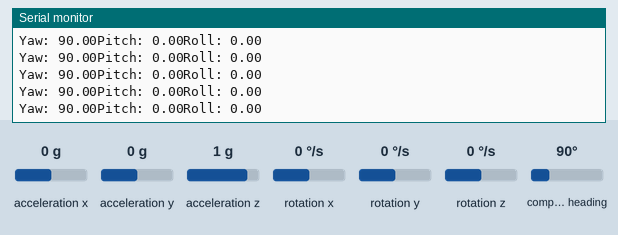
A sketch run on a simulated Arduino Uno, built with avr-gcc and run on an emulated ATmega328P. On the bench: the last lines printed to the serial monitor. The test bench sets the inputs (shaded band); at power-on: acceleration x 0 g, acceleration y 0 g, compass heading 90°, acceleration z 1 g, rotation x 0 °/s, rotation y 0 °/s, rotation z 0 °/s.

Above: at 3.2 s.
3.3 s: acceleration x set to -1.4 g
At 3.8 s:
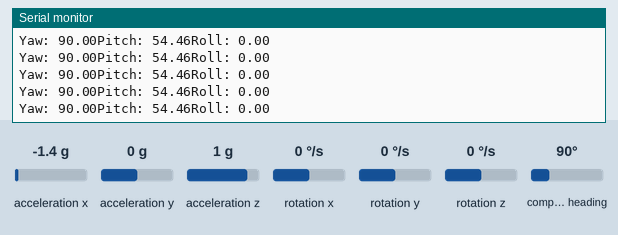
6.3 s: acceleration y set to 0.8 g
At 6.9 s:
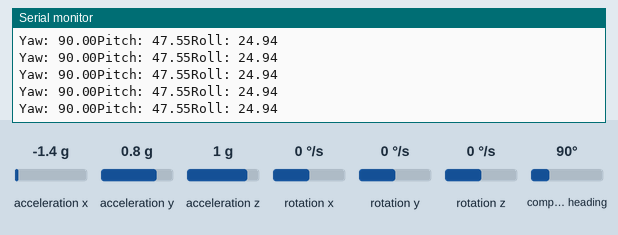
9.3 s: compass heading set to 180°
At 10.3 s:
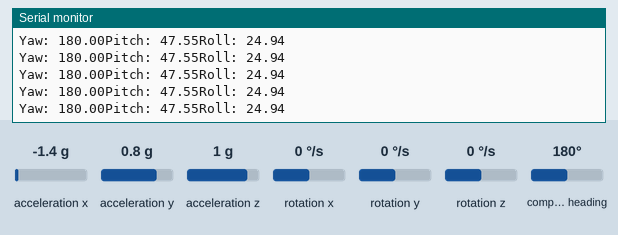
12.3 s: acceleration x set to 0 g
At 13.1 s:
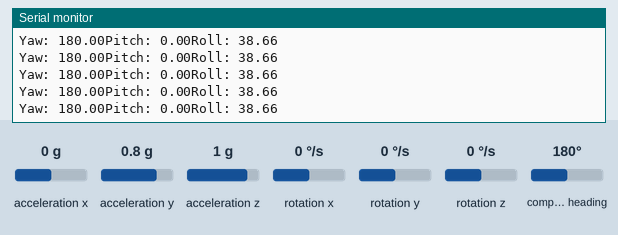
15.3 s: acceleration y set to 0 g
At 16.4 s:
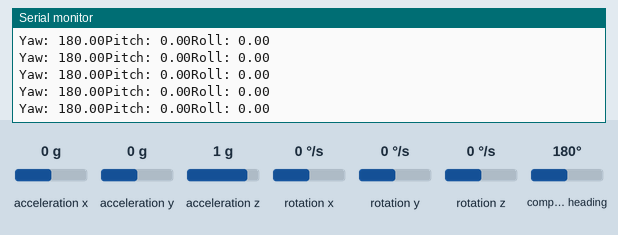
18.3 s: acceleration x set to -0.8 g
At 18.8 s:
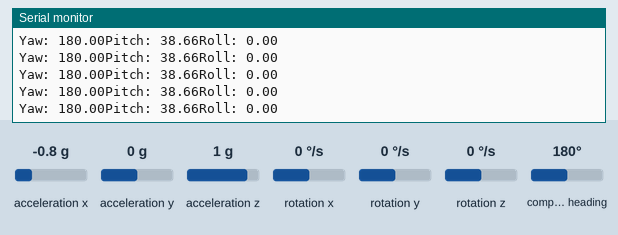
Timing chart, 0 to 21.3 s (numbered marks = the images above; inputs shaded):
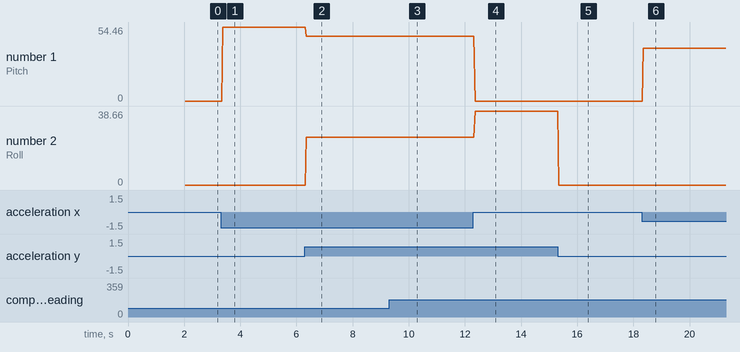

The sketch:

Versio1_MPU.ino
```cpp
          // CONNEXIONAT
                  //A4 : DATA
                  //A5 : CLOCK
                  //GND : terra
                  //VCC : 3,3 V


#include "MPU9250.h"    // INCLUSIÓ LLIBRERIA

MPU9250 mpu;  // inicialitzem l'objecte MPU

void setup() {
    Serial.begin(9600);
    Wire.begin();
    delay(2000);

}

void loop() {
    if (mpu.update()) {                         // comprova una modificació en qualsevol dels valors del gyro+accelero
        static uint32_t valor_previ = millis(); // variable que anirà a la vel. processador
        if (millis() > valor_previ + 25) {  // control del temps de mostreig
            printeja(); // printegem valors de rotació Yaw, Pitch, Roll
            valor_previ = millis(); // Reinicialitzem valor per resetejar el temps entre mostreig
        }
    }
}

void printeja() {
    Serial.print("Yaw: ");
    Serial.print(mpu.getYaw(), 2);    // arrodonim el valor a 2 utilitzant
    Serial.print("Pitch: ");
    Serial.print(mpu.getPitch(), 2);   // arrodonim el valor a 2
    Serial.print("Roll: ");
    Serial.println(mpu.getRoll(), 2);  // arrodonim el valor a 2


}
```

Measured:
- after the input at 3.3 s, the serial monitor: prints a new line after 0.07 s (image 1)
- after the input at 6.3 s, the serial monitor: prints a new line at once (image 2)
- after the input at 9.3 s, the serial monitor: prints a new line after 0.07 s (image 3)
- after the input at 12.3 s, the serial monitor: prints a new line after 0.06 s (image 4)
- after the input at 15.3 s, the serial monitor: prints a new line after 0.05 s (image 5)
- after the input at 18.3 s, the serial monitor: prints a new line after 0.05 s (image 6)
- plotted number 1: 0 → 54.46 after the input at 3.3 s, 54.46 → 47.55 after the input at 6.3 s, 47.55 → 0 after the input at 12.3 s
- plotted number 2: 0 → 24.94 after the input at 6.3 s, 24.94 → 38.66 after the input at 12.3 s
